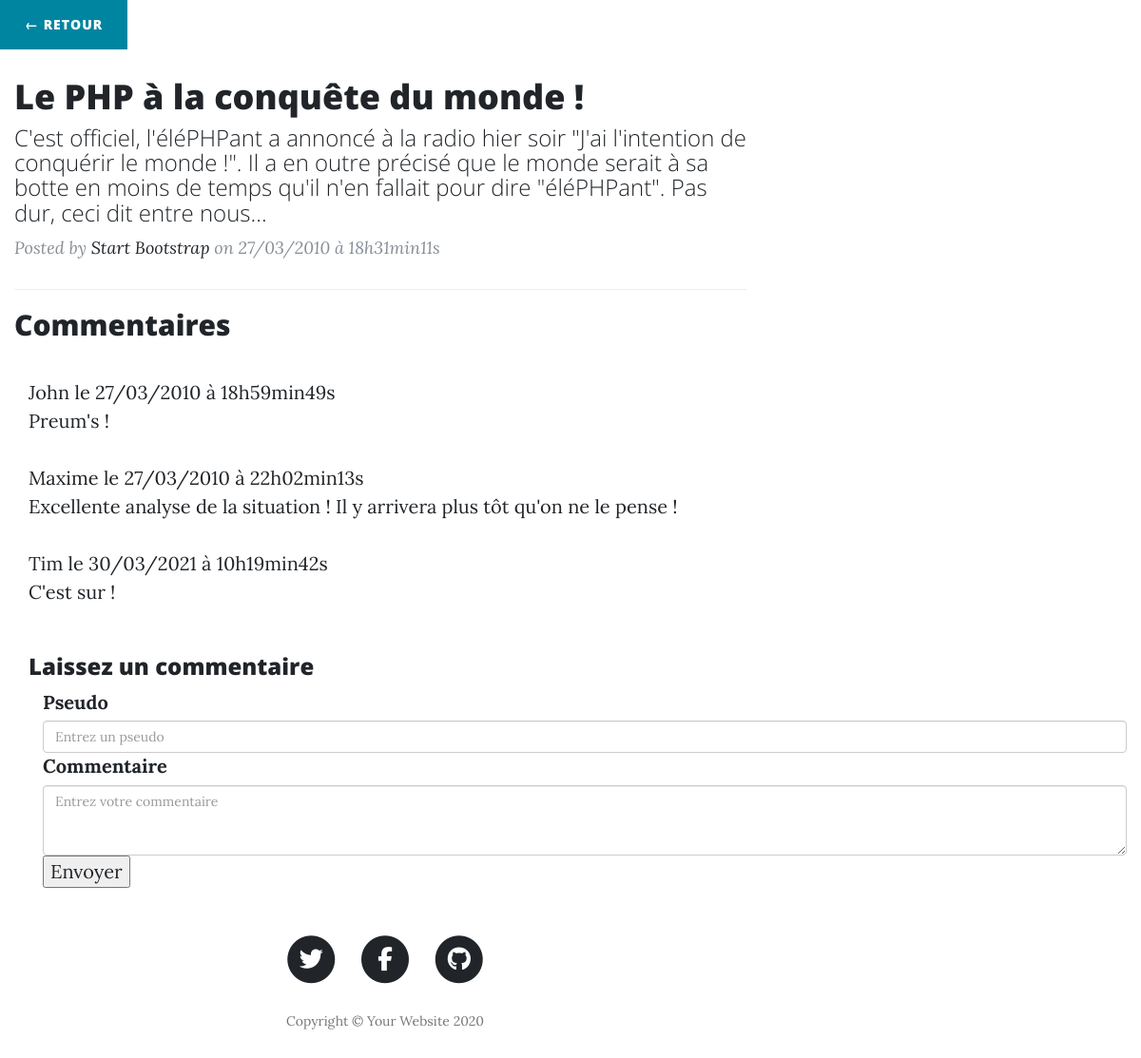
/commentaires.php?billet=2, run on the app's committed database.
### tables this page shows
CREATE TABLE `billets` (
  `id` int(11) NOT NULL,
  `titre` varchar(255) NOT NULL,
  `contenu` text NOT NULL,
  `date_creation` datetime NOT NULL
);

CREATE TABLE `commentaires` (
  `id` int(11) NOT NULL,
  `id_billet` int(11) NOT NULL,
  `auteur` varchar(255) NOT NULL,
  `commentaire` text NOT NULL,
  `date_commentaire` datetime NOT NULL
);

### commentaires.php (the view, shortened to what this page needs)
<?php
require_once 'head.php';
include_once 'src/connect.php';
?>
<div class="clearfix">
    <a class="btn btn-primary float-left" href="index.php"> &larr; retour</a>
</div>
<?php
$req = $bdd->prepare('SELECT id, titre, contenu, DATE_FORMAT(date_creation, \'%d/%m/%Y à %Hh%imin%ss\') AS date_creation_fr FROM billets WHERE id = ? ');
$req->execute(array($_GET['billet']));
$donnees = $req->fetch();
if(empty($donnees)){
    echo 'Ce billet n\'existe pas !';
    exit();
} else{
?>
<div class="col-lg-8 col-md-10 mx-auto">
    <div class="post-preview">
        <a href="index.php">
            <h2 class="post-title">
            <?php echo htmlspecialchars($donnees['titre']); ?>
            </h2>
            <h3 class="post-subtitle">
            <?php echo htmlspecialchars($donnees['contenu']); ?>
            </h3>
        </a>
        <p class="post-meta">Posted by
            <a href="#">Start Bootstrap</a>
            on <?php echo $donnees['date_creation_fr']; ?></p>
    </div>
    <hr>
    <h2>Commentaires</h2>
    <div class="container mx-auto">
            <?php
            }
            $req = $bdd->prepare('SELECT auteur, commentaire, DATE_FORMAT(date_commentaire, \'%d/%m/%Y à %Hh%imin%ss\') AS date_commentaire_fr FROM commentaires WHERE id_billet = ? ORDER BY date_commentaire');
            $req->execute(array($_GET['billet']));
            while ($donnees = $req->fetch())
            {
            ?>
            <p>
                <?php echo htmlspecialchars($donnees['auteur']).' le '.$donnees['date_commentaire_fr'] . '<br />' . htmlspecialchars($donnees['commentaire']); ?>
            </p>
    <?php
    }
    ?>
    </div>
    <div class="container mx-auto">
        <h3>Laissez un commentaire</h3>
        <form action="commentaires_post.php" method="POST" class="container mx-auto ">
        <div class="mb-3">
            <label for="auteur" class="form-label">Pseudo</label>
            <input type="text" class="form-control" name="auteur" id="auteur" placeholder="Entrez un pseudo">
        </div>
        <div class="mb-3">
            <label for="commentaire" class="form-label">Commentaire</label>
            <textarea class="form-control" name ="commentaire" id="commentaire" rows="3" placeholder="Entrez votre commentaire"></textarea>
        </div>
        <input type="submit" value="Envoyer">
        </form>
    </div>
<?php
require_once 'footer.php';
?>

### data on the page
billets: titre "Le PHP à la conquête du monde !", contenu "C'est officiel, l'éléPHPant a annoncé à la radio hier soir \"J'ai l'intention de conquérir le monde !\". Il a en outre précisé que le monde serait à sa botte en moins de temps qu'il n'en fallait pour dire \"éléPHPant\". Pas dur, ceci dit entre nous..."
commentaires: auteur "John", date_commentaire_fr "27/03/2010 à 18h59min49s", commentaire "Preum's !"
commentaires: auteur "Maxime", date_commentaire_fr "27/03/2010 à 22h02min13s", commentaire "Excellente analyse de la situation ! Il y arrivera plus tôt qu'on ne le pense !"
commentaires: auteur "Tim", date_commentaire_fr "30/03/2021 à 10h19min42s", commentaire "C'est sur !"

### other printed values
$donnees['date_creation_fr'] "27/03/2010 à 18h31min11s"
